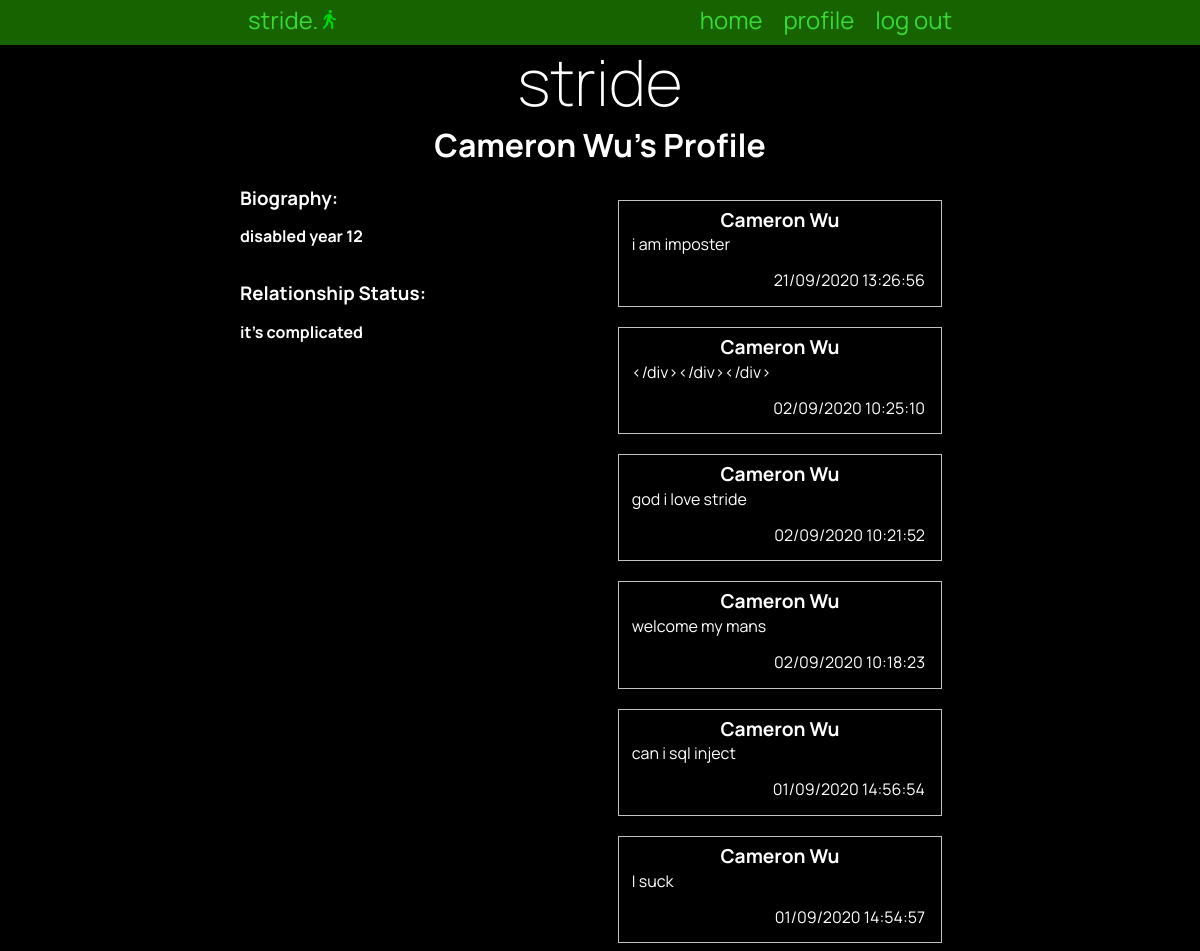
/profile/25 (signed in), run on the app's committed database.
### tables this page shows
CREATE TABLE "users"
(
	id INTEGER
		constraint customer_pk
			primary key autoincrement,
	fname VARCHAR(30),
	lname varchar(30),
	email varchar(80),
	password CHAR(60)
, biography varchar(255), relationship varchar(50));

CREATE TABLE "posts"
(
	id INTEGER
		constraint posts_pk
			primary key autoincrement,
	post VARCHAR(500),
	time TIMESTAMP
, customer_id INTEGER);

### app.py (the view)
@app.route('/profile/<userid>')
def profile(userid):
    con = create_connection(DB_NAME)
    query = "SELECT COUNT(*) FROM users WHERE id = ?"
    cur = con.cursor()  # You need this line next
    cur.execute(query, (userid,))  # this line actually executes the query
    profilecount = cur.fetchall()[0][0]  # puts the results into a list usable in python
    if profilecount < 1:
        flash("No user with " + str(userid) + " as their id.")
        return redirect("/")
    query = """SELECT posts.id,users.fname,users.lname,posts.post,strftime('%d/%m/%Y %H:%M:%S', posts.time) AS time
                FROM posts,users
                WHERE posts.customer_id = ? AND posts.customer_id = users.id
                ORDER BY posts.time DESC"""
    cur = con.cursor()  # You need this line next
    cur.execute(query, (userid,))  # this line actually executes the query
    post_list = cur.fetchall()  # puts the results into a list usable in python
    con = create_connection(DB_NAME)
    query = "SELECT fname,lname,biography,relationship,id FROM users WHERE id = ?"
    cur = con.cursor()  # You need this line next
    cur.execute(query, (userid,))  # this line actually executes the query
    user_info = cur.fetchall()
    con.close()
    correct_user = False
    if str(session['userid']) == str(userid):
        correct_user = True
    return render_template('profile.html', logged_in=is_logged_in(), correctuser=correct_user, posts=post_list, userinfo=user_info, )

### app.py (called while the page is built)
def create_connection(db_file):
    try:
        connection = sqlite3.connect(db_file)
        return connection
    except Error as e:
        print(e)
    return None

def is_logged_in():
    if session.get("email") is None:
        print("not logged in")
        return False
    else:
        print("logged in")
        return True

### templates/profile.html (shortened to what this page needs)
{% extends 'base.html' %}
{% block pageheading %}
{{ userinfo[0][0] }} {{ userinfo[0][1] }}'s Profile
{% endblock %}
{% block body %}
<div class="mainPageParent">
    <div class="left">
        {% if userinfo[0][2] %}
        <h3>Biography:</h3><br>
        <h4>{{ userinfo[0][2] }}</h4><br><br>
        {% endif %}
        {% if userinfo[0][3] %}
        <h3>Relationship Status:</h3><br>
        <h4>{{ userinfo[0][3] }}</h4>
        {% endif %}
    </div>
    <div class="mainFeed">
        {% for post in posts %}
        <div class="mainFeed-box">
            <div class="post-box-heading">
                <h3> {{ post[1] }} {{ post[2] }}</h3>
            </div>
            <div class="mainFeed-box-text">
                <p>{{ post[3] }} </p>
            </div>
            <div class="mainFeed-box-info">
                {{ post[4] }}
            </div>
        </div>
        {% endfor %}
    </div>
</div>
{% endblock %}

### static/stride.css (style rules this page uses)
* { font-family: 'Manrope', sans-serif; padding: 0; margin: 0; box-sizing: border-box; }
body { background-color: black; color: rgba(255, 255, 255, 1); }
.mainPageParent { width: 100%; }
.left { width: 49%; float: left; }
.mainFeed { display: flex; word-wrap: break-word; flex-wrap: wrap; justify-content: space-evenly; width: 50%; float: right; }
.mainFeed-box { width: 90%; float: right; padding: 0.5rem; margin: 1vw; border: 1px solid rgba(189, 195, 199, 1.0); color: rgb(255, 255, 255); margin-bottom: 0.5rem; }
.mainFeed-box-info { padding: 0.5rem; float: right; }
.mainFeed-box-text { padding: 0.3rem; }
.mainFeed-box h3 { font-size: 1.2rem; text-align: center; }
.mainFeed-box p { font-size: 1rem; margin-bottom: 0.3rem; }

### data on the page
users: fname "Cameron", lname "Wu", biography "disabled year 12", relationship "it's complicated"
posts: fname "Cameron", lname "Wu", post "i am imposter", post "21/09/2020 13:26:56"
posts: fname "Cameron", lname "Wu", post "</div></div></div>", post "02/09/2020 10:25:10"
posts: fname "Cameron", lname "Wu", post "god i love stride", post "02/09/2020 10:21:52"
posts: fname "Cameron", lname "Wu", post "welcome my mans", post "02/09/2020 10:18:23"
posts: fname "Cameron", lname "Wu", post "can i sql inject", post "01/09/2020 14:56:54"
posts: fname "Cameron", lname "Wu", post "I suck", post "01/09/2020 14:54:57"
